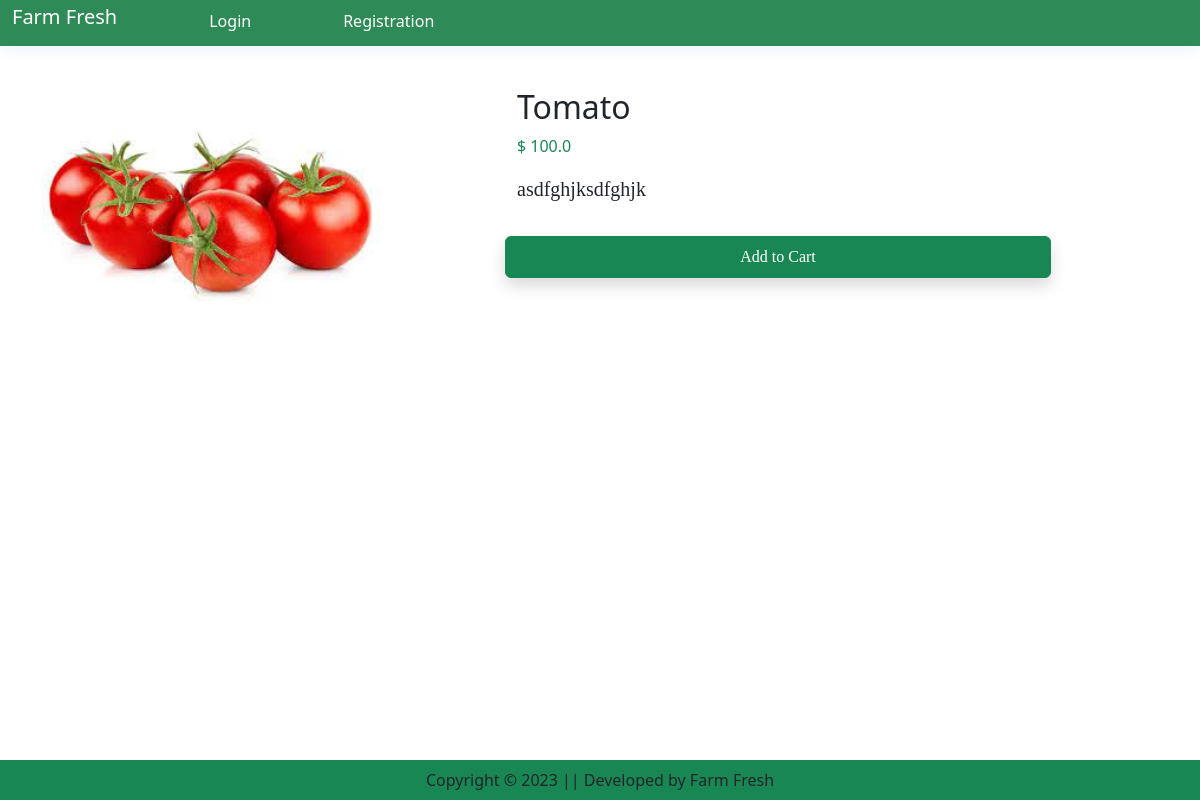
/product/1/, run on the app's committed database.
### app/models.py (models this page shows, shortened)
class Product(models.Model):
    name= models.CharField(max_length=100)
    price=models.FloatField()
    description= models.TextField()
    category = models.CharField(choices=category_choices,max_length=100)
    product_image=models.ImageField(upload_to='product')

### app/views.py (the view)
# urls.py: path('product/<int:product_id>/', views.product_details, name='product_details'),
def product_details(request, product_id):
    product = Product.objects.get(pk=product_id)
    return render(request, 'product_details.html', {'product': product})

### app/templates/product_details.html (shortened to what this page needs)
{% extends 'nav.html' %}
{% load static %}
{% block content %}
<div class="container mt-5">
    <div class="row">
        <div class="col-lg-5 mt-5">
            <div class="image-container">
                <img src="{{ product.product_image.url }}" class="image col-xs-6
                col-sm-12 col-lg-12 mt-3 text-sm-center w-75 h-75"   alt="{{ product.name }}">
            </div>
        </div>
        <div class="col-md-6  ">
            <h2>{{ product.name }}</h2>
            <p class="text-success">$ {{ product.price }}</p>
            <p class="fs-5" style="font-family: Rajdhani;">{{ product.description }}</p>
            <div class="buttons row flex mt-3" style="font-family: Rajdhani;">
                <form action="{% url 'addtocart' product.id %}" method="GET" class="buttons row flex mt-3" style="font-family: Rajdhani;">
                    <button type="submit" class="btn btn-success shadow px-5 py-2">Add to Cart</button>
                </form>
            </div>
        </div>
    </div>
</div>
{% endblock %}

### app/static/css/style.css (style rules this page uses)
.col-md-6 { margin-top: 40px; }
.image-container { position: relative; overflow: hidden; }
.image-container img { transition: transform 0.3s ease-in-out; }

### data on the page
Product: product_image (picture), name "Tomato", price "100.0", description "asdfghjksdfghjk"
